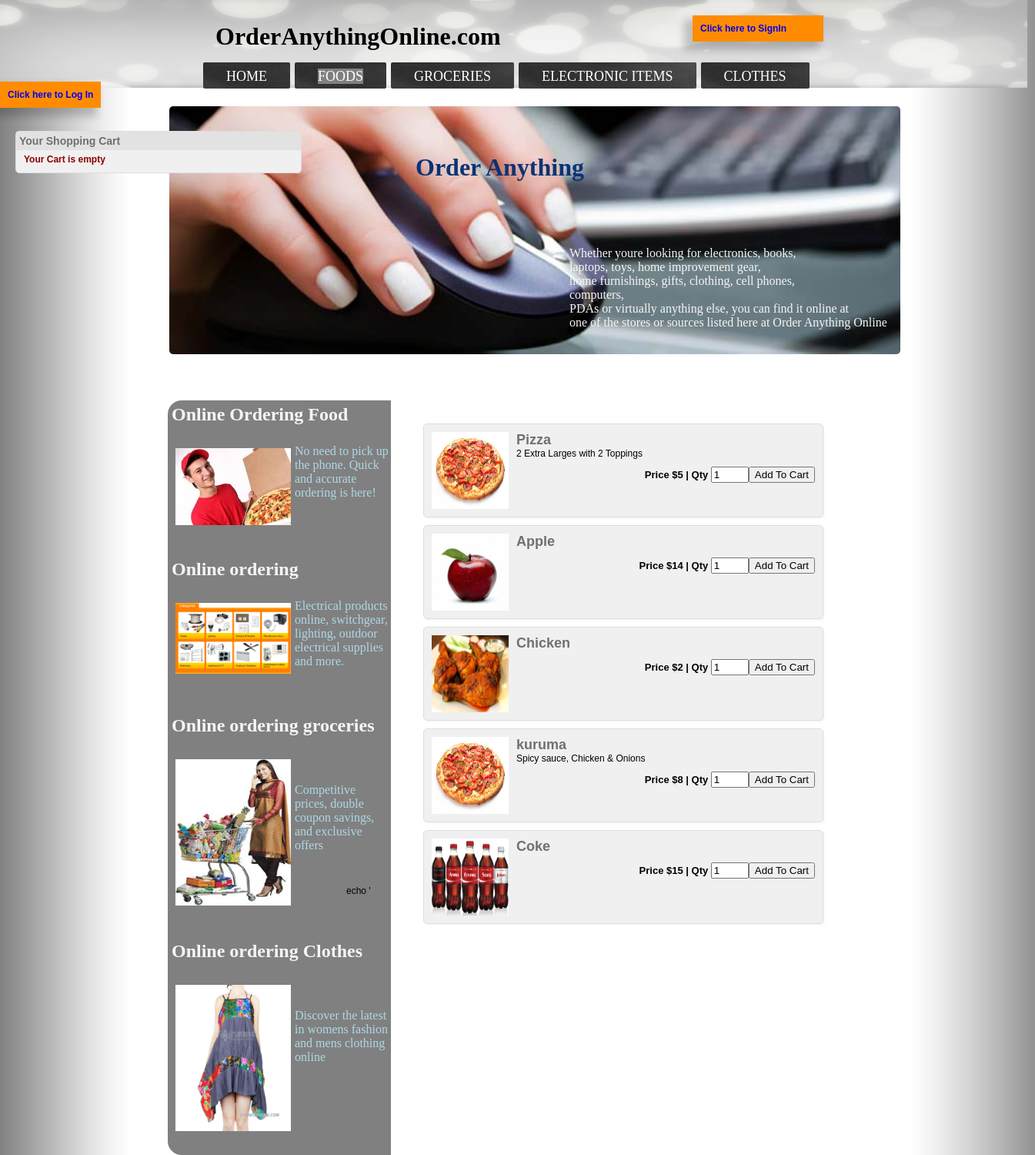
Screenshot of /food.php with the database file from the repository.
### tables this page shows
CREATE TABLE IF NOT EXISTS `services` (
  `product_code` varchar(260) NOT NULL,
  `service_type` varchar(260) NOT NULL,
  `merchant_phn` int(15) NOT NULL,
  `merchant_email` varchar(45) NOT NULL,
  `product_name` varchar(25) NOT NULL,
  `product_img_name` varchar(60) NOT NULL,
  `type` varchar(25) NOT NULL,
  `date` varchar(30) NOT NULL,
  `price` double NOT NULL,
  `description` varchar(450) NOT NULL,
  `product_desc` varchar(300) NOT NULL,
  PRIMARY KEY (`product_code`)
);

### config.php (called while the page is built, shortened)
<?php
$currency = '$';
?>

### food.php (the view, shortened to what this page needs)
<?php
include_once("config.php");
?>
<!DOCTYPE html>
<html>
<head>
<link href="style/help.css" rel="stylesheet" type="text/css">
</head>
<body>
	<img src="images/header_overlay.png" width="1335px" height="114px"  />
	<ul class="nav">
    		<li ><a href="index.php" >Home</a></li>
    		<li><a href="food.php" style="background-color:gray;">Foods</a></li><li><a href="grocery.php">groceries</a></li><li><a href="electric.php" >Electronic Items</a></li>
    		<li><a href="cloth.php">Clothes</a></li>
    	</ul>
    	<h1 style="position:absolute;top:178px;left:540px;color:#0A3375;">Order Anything</h1>
    	<h1 style="color:black; position:absolute;top:8px;left:280px;;">OrderAnythingOnline.com</h1>
    	<div style="position:absolute;top:320px;left:740px;color:whitesmoke">
    	Whether youre looking for electronics, books,<br>laptops, toys, home improvement
    	gear,<br> home furnishings, gifts, clothing, cell phones, <br>computers,<br> PDAs or virtually anything else, you can find
    	 it online at<br> one of the stores or sources listed here at Order Anything Online
    	</div>
    	<img src="images/order_online.jpg" style="margin-left: 220px;margin-top: 20px;border-radius: 5px;" width="950px" />
	<br /><br /><br />
<div style="background-color: gray;width: 290px;height:980px;margin-left: 218px;border-top-left-radius: 18px;border-bottom-left-radius: 18px;">
		<h2 style="color: whitesmoke;padding: 5px"> Online Ordering Food</h2>
<img src="images/kolla.jpg" width="150px" style="float: left;margin-left: 5px;padding: 5px" />
	<p style="color: lightblue">
		No need to pick up the phone.
		Quick and accurate
		ordering is here!</p>
<br><br />
<h2 style="color: whitesmoke;padding: 5px"> Online ordering </h2>
<img src="images/electric.gif" width="150px" style="float: left;margin-left: 5px;padding: 5px" />
	<p style="color: lightblue">
	Electrical products online, switchgear, lighting,
 	outdoor electrical supplies and more.
 	<br /><br /><br />
 	<h2 style="color: whitesmoke;padding: 5px"> Online ordering groceries</h2>
 	<img src="images/girl.jpg" width="150px" height="190px" style="float: left;margin-left: 5px;padding: 5px" />
	<p style="color: lightblue"><br /><br />
	Competitive prices, double coupon
	savings, and exclusive offers
<br /><br /><br /><br /><br /><br />
	<h2 style="color: whitesmoke;padding: 5px"> Online ordering Clothes</h2>
 	<img src="images/hos.jpg" width="150px" height="190px" style="float: left;margin-left: 5px;padding: 5px" />
	<p style="color: lightblue"><br /><br />
	Discover the latest in womens fashion and mens clothing online
	</div>
<div id="products-wrapper">
    <div class="products" style="position: absolute;left: 550px;width: 520px;top:550px;">
    <?php
	$current_url = base64_encode($url="http://".$_SERVER['HTTP_HOST'].$_SERVER['REQUEST_URI']);
	$results = $mysqli->query("SELECT * FROM services where service_type='food'");
    if ($results) {
        while($obj = $results->fetch_object())
        {
			echo '<div class="product">';
            echo '<form method="post" action="cart_update.php">';
			echo '<div class="product-thumb"><a href="#"><img class="imgs" style="width:100px;height:100px" src="images/'.$obj->product_img_name.'"></a></div>';
            echo '<div class="product-content"><h3>'.$obj->product_name.'</h3>';
            echo '<div class="product-desc">'.$obj->description.'</div>';
            echo '<div class="product-info">';
			echo 'Price '.$currency.$obj->price.' | ';
            echo 'Qty <input type="text" name="product_qty" value="1" size="3" />';
			echo '<button class="add_to_cart">Add To Cart</button>';
			echo '</div></div>';
            echo '</form>';
            echo '</div>';
        }
    }
    ?>
    </div>
<div class="shopping-cart" style="position: absolute;left: 20px;width: 350px;top:170px">
<h2>Your Shopping Cart</h2>
<?php
if(isset($_SESSION["products"]))
{
    $total = 0;
    echo '<ol>';
    foreach ($_SESSION["products"] as $cart_itm)
    {
        echo '<li class="cart-itm">';
        echo '<font style="font-size:18px"><span class="remove-itm"><a href="cart_update.php?removep='.$cart_itm["code"].'&return_url='.$current_url.'">&times;</a></span>';
        echo $cart_itm["name"].'</font>';
        echo '<div class="p-code">P code : '.$cart_itm["code"].'</div>';
        echo '<div class="p-qty">Quantity : '.$cart_itm["qty"].'</div>';
        echo '<div class="p-price">Price :<b style="font-size:15px;color:darkgreen">'.$currency.$cart_itm["price"].'</b></div>';
        echo '</li>';
        $subtotal = ($cart_itm["price"]*$cart_itm["qty"]);
        $total = ($total + $subtotal);
    }
    echo '</ol><b>';
    echo '<span class="check-out-txt"><strong>Total : <b style="color:darkgreen;font-size:20px">'.$currency.$total.'</b><br><br></strong> <a href="view_cart.php" style="background-color:yellow;padding:5px;"><b>Proceed To CheckOut</b></a></span>';
	echo '<span class="empty-cart"><a href="cart_update.php?emptycart=1&return_url='.$current_url.'" style="background-color:lightgray;text-decoration:none;">Remove all items from Cart</a></span>';
}else{
    echo '<b style="color:darkred">Your Cart is empty</b>';
}
?>
</div>
	echo '<div align="center" style="position:absolute;left:0px;top:60px;">
					<?php
						if(isset($_SESSION['view'])==1){
							echo '<br><br><br><br> <a href="logout.php" class="button">LogOut</a> </div>';
						}else{
							echo ' <br><br><br><br> <a href="#loginScreen" class="button">Click here to Log In</a> </div>
									<br><br><br><br> <a href="sign_up.php" class="button" style="position:absolute;top:20px;left:900px;" >Click here to SignIn</a>
		       	 				';
						}
					?>
</body>
</html>

### style/help.css (style rules this page uses)
.nav li { list-style:none; float: left; background-color:lightgray; font-size:18px; padding:8px 30px 5px 30px; margin-left:6px; background:url(../images/sun.jpg); border-radius:2px; color: white; text-transform:uppercase; }
.nav li a { text-decoration:none; color:white; }
.nav { position:absolute; top:65px; margin-left:218px; }
#products-wrapper { width: 650px; margin-right: auto; margin-left: 450px; margin-top:-350px; font: 12px Arial, Helvetica, sans-serif; }
.products { width: 60%; float:left; margin-right: 10px; }
.product { margin-bottom: 10px; height: 100px; background: #F0F0F0; padding: 10px; border: 1px solid #DDD; border-radius: 5px; box-shadow: 2px 2px 2px #F8F8F8; }
.product .product-thumb { float: left; height: 100px; width: 100px; margin-right: 10px; }
.product .product-content { overflow:hidden; }
.product .product-content h3 { font-size: 18px; margin: 0px; padding: 0px; color: #707070; }
.product .product-info { float: right; font-size: 13px; font-weight: bold; margin-top:10px; }
.shopping-cart { width: 30%; float:left; background: #F0F0F0; padding: 10px; border: 1px solid #DDD; border-radius: 5px; }
.shopping-cart h2 { background: #E2E2E2; padding: 4px; font-size: 14px; margin: -10px -10px 5px; color: #707070; }

### food.php (style rules this page uses)
.button { width: 150px; padding: 10px; background-color: #FF8C00; box-shadow: -8px 8px 10px 3px rgba(0,0,0,0.2); font-weight:bold; text-decoration:none; }
body { margin: auto; padding-left: 0px; background: url("images/back2.png") ; }

### rows the page displays
services: product_img_name (picture), product_name "Pizza", description "2 Extra Larges with 2 Toppings", price "5"
services: product_img_name (picture), product_name "Apple", price "14"
services: product_img_name (picture), product_name "Chicken", price "2"
services: product_img_name (picture), product_name "kuruma", description "Spicy sauce, Chicken & Onions", price "8"
services: product_img_name (picture), product_name "Coke", price "15"
